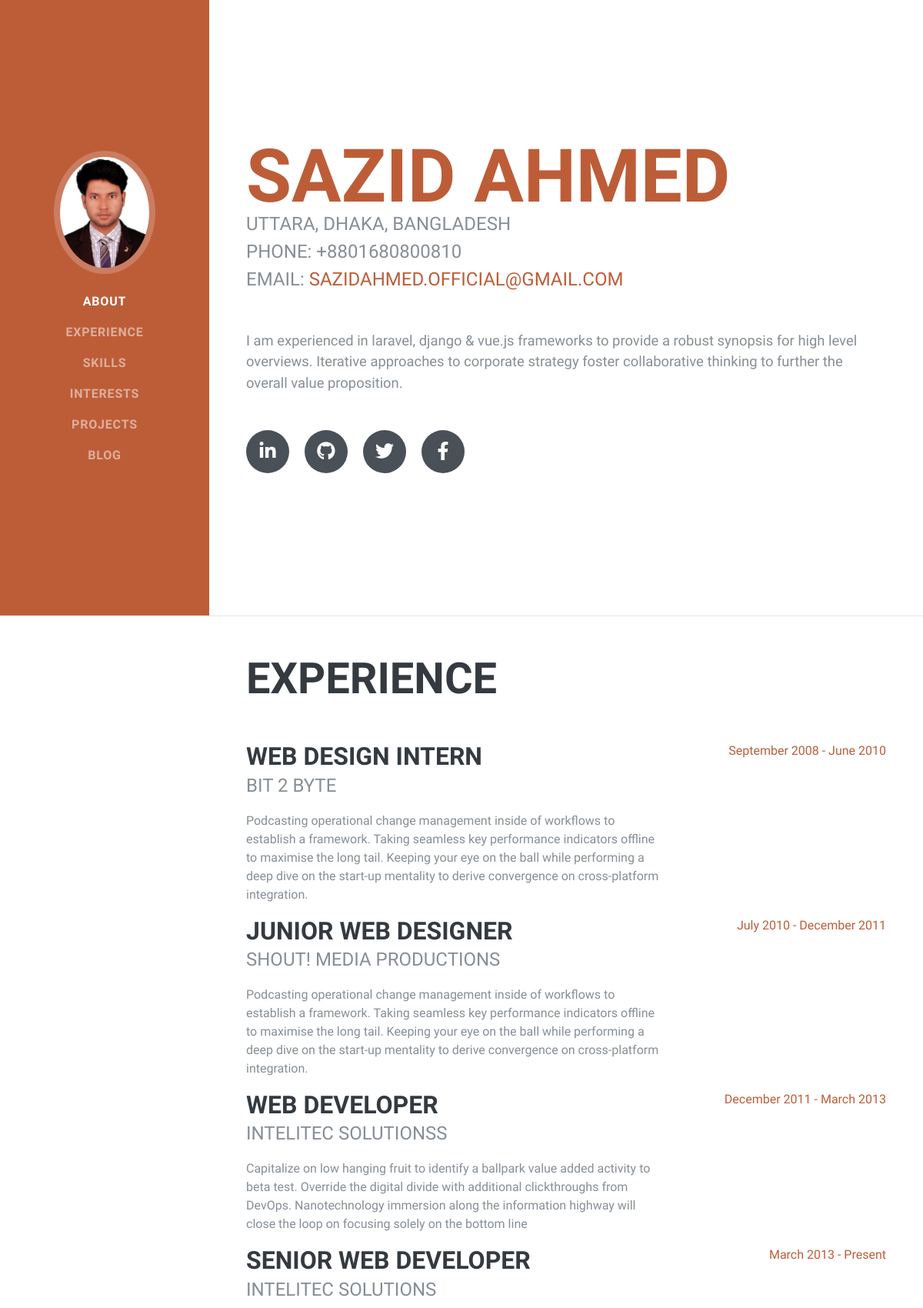
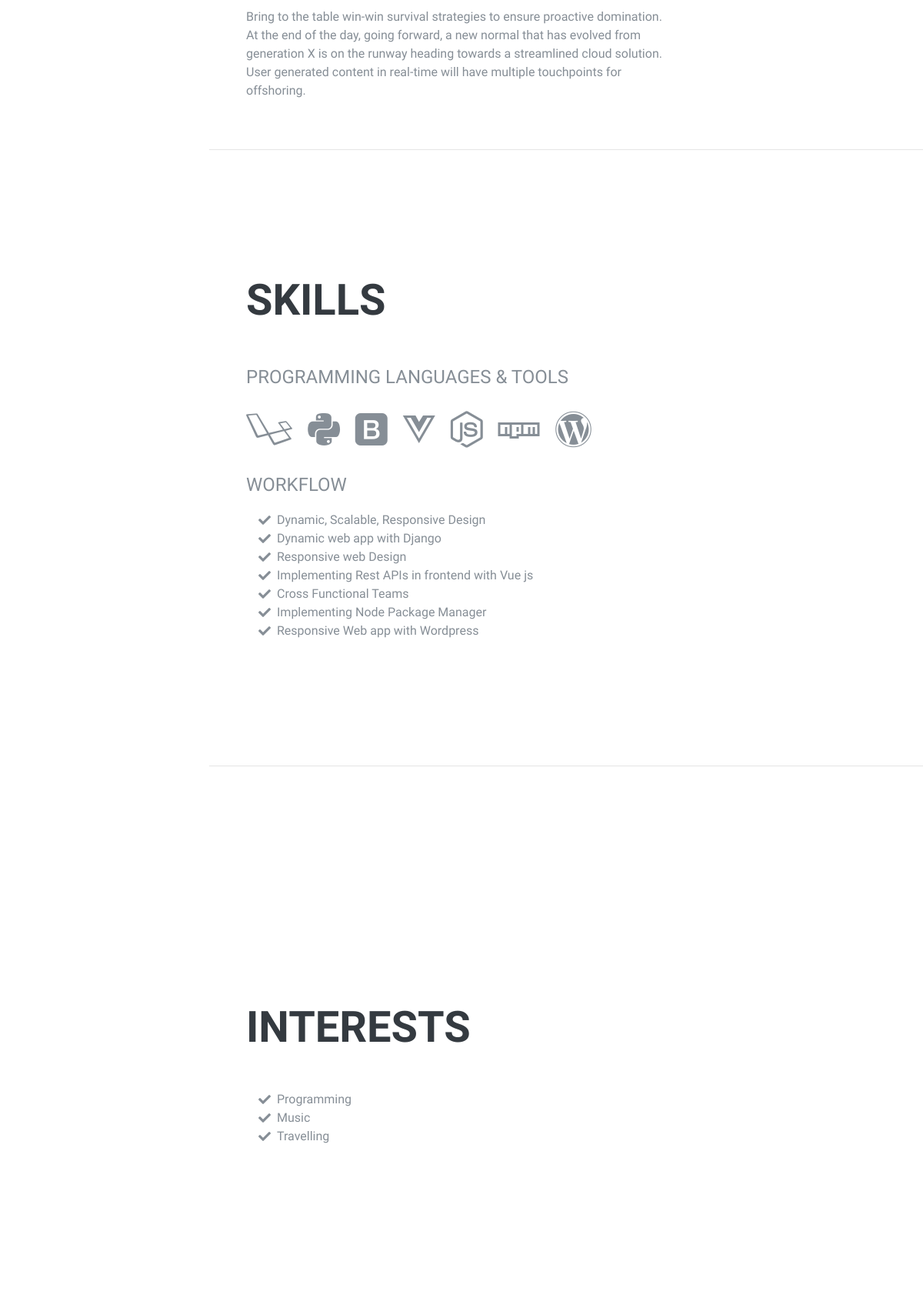
The page / (upper part) on the database its author committed (2 pictures, top to bottom).
### project/models.py (models this page shows, shortened)
class About(models.Model):
    name = models.CharField(max_length=50)
    address = models.CharField(max_length=150)
    email = models.CharField(max_length=50)
    phone = models.CharField(max_length=50)
    objective = models.CharField(max_length=350)
    image = models.ImageField(upload_to='resume/images/')

class Experience(models.Model):
    title = models.CharField(max_length=50)
    company = models.CharField(max_length=50)
    details = models.CharField(max_length=350)
    time = models.CharField(max_length=50)

class Skill(models.Model):
    workflow = models.CharField(max_length=150)
    icon = models.CharField(max_length=50)

class Interest(models.Model):
    title = models.CharField(max_length=150)

### project/views.py (the view)
# urls.py: path('', views.index, name='index'),
def index(request):
    projects = Project.objects.all()
    experience = Experience.objects.all()
    about = About.objects.all()
    interest = Interest.objects.all()
    skill = Skill.objects.all()
    context = {
        'projects': projects,
        'experience': experience,
        'about': about,
        'interest': interest,
        'skill': skill,
    }
    return render(request, 'project/index.html', context)

### project/models.py (called while the page is built)
    def get_absolute_url(self):
        return reverse('detail', kwargs={
            'project_id': self.id
        })

### project/templates/project/index.html (shortened to what this page needs)
<!DOCTYPE html>
{% load static %}
<html lang="en">
<head>
  <link href="{% static 'vendor/bootstrap/css/bootstrap.min.css' %}" rel="stylesheet">
  <link href="{% static 'vendor/fontawesome-free/css/all.min.css' %}" rel="stylesheet">
  <link href="{% static 'css/resume.min.css' %}" rel="stylesheet">
</head>
<body id="page-top">
    <nav class="navbar navbar-expand-lg navbar-dark bg-primary fixed-top" id="sideNav">
    <a class="navbar-brand js-scroll-trigger" href="#page-top">
      <span class="d-none d-lg-block">
          {% for about in about %}
        <img class="img-fluid img-profile rounded-circle mx-auto mb-2" src="{{ about.image.url }}" alt="">
      </span>
        {% endfor %}
    </a>
    <div class="collapse navbar-collapse" id="navbarSupportedContent">
      <ul class="navbar-nav">
        <li class="nav-item">
          <a class="nav-link js-scroll-trigger" href="#about">About</a>
        </li>
        <li class="nav-item">
          <a class="nav-link js-scroll-trigger" href="#experience">Experience</a>
        </li>
        <li class="nav-item">
          <a class="nav-link js-scroll-trigger" href="#skills">Skills</a>
        </li>
        <li class="nav-item">
          <a class="nav-link js-scroll-trigger" href="#interests">Interests</a>
        </li>
        <li class="nav-item">
          <a class="nav-link js-scroll-trigger" href="#projects">Projects</a>
        </li>
        <li class="nav-item">
          <a class="nav-link js-scroll-trigger" href="{% url 'blog:all_blogs' %}">Blog</a>
        </li>
      </ul>
    </div>
  </nav>
  <div class="container-fluid p-0">
    <section class="resume-section p-3 p-lg-5 d-flex align-items-center" id="about">
        {% for about in about %}
      <div class="w-100">
        <h1 class="mb-0">
          <span class="text-primary">{{ about.name }}</span>
        </h1>
        <div class="subheading mb-5">{{ about.address }} <br> Phone: {{ about.phone }} <br> Email:
          <a href="mailto:name@email.com">{{ about.email }}</a>
        </div>
        <p class="lead mb-5">{{ about.objective }}</p>
     {% endfor %}
        <div class="social-icons">
          <a href="#">
            <i class="fab fa-linkedin-in"></i>
          </a>
          <a href="https://github.com/SazidAhmed">
            <i class="fab fa-github"></i>
          </a>
          <a href="#">
            <i class="fab fa-twitter"></i>
          </a>
          <a href="https://www.facebook.com/sazidahmed.official">
            <i class="fab fa-facebook-f"></i>
          </a>
        </div>
      </div>
    </section>
    <hr class="m-0">
    <section class="resume-section p-3 p-lg-5 d-flex justify-content-center" id="experience">
      <div class="w-100">
        <h2 class="mb-5">Experience</h2>
        {% for experience in experience %}
        <div class="resume-item d-flex flex-column flex-md-row justify-content-between">
          <div class="resume-content">
            <h3 class="mb-0">{{ experience.title }}</h3>
            <div class="subheading mb-3">{{ experience.company }}</div>
              <p>{{ experience.details }}</p>
          </div>
          <div class="resume-date text-md-right">
            <span class="text-primary">{{ experience.time }}</span>
          </div>
        </div>
          {% endfor %}
      </div>
    </section>
    <hr class="m-0">
    <section class="resume-section p-3 p-lg-5 d-flex align-items-center" id="skills">
      <div class="w-100">
        <h2 class="mb-5">Skills</h2>
        <div class="subheading mb-3">Programming Languages &amp; Tools</div>
        <ul class="list-inline dev-icons">
            {% for skill in skill %}
          <li class="list-inline-item">
            <i class="{{ skill.icon }}"></i>
          </li>
            {% endfor %}
        </ul>
        <div class="subheading mb-3">Workflow</div>
        <ul class="fa-ul mb-0">
          {% for skill in skill %}
              <li>
                <i class="fa-li fa fa-check"></i>
                {{ skill.workflow }}
              </li>
          {% endfor %}
        </ul>
      </div>
    </section>
    <hr class="m-0">
    <section class="resume-section p-3 p-lg-5 d-flex align-items-center" id="interests">
      <div class="w-100">
        <h2 class="mb-5">Interests</h2>
             <ul class="fa-ul mb-0">
                 {% for interest in interest %}
                  <li>
                    <i class="fa-li fa fa-check"></i>
                     {{ interest.title }}</li>
                  <li>
                 {% endfor %}
             </ul>
      </div>
    </section>
  </div>
</body>
</html>

### rows shown on the page
About: image (picture), name "SAZID AHMED", address "UTTARA, DHAKA, BANGLADESH", phone "+8801680800810", email "SAZIDAHMED.OFFICIAL@GMAIL.COM", objective "I am experienced in laravel, django & vue.js frameworks to provide a robust synopsis for high level overviews. Iterative approaches to corporate strategy foster collaborative thinking to further the overall value proposition."
Experience: title "WEB DESIGN INTERN", company "BIT 2 BYTE", details "Podcasting operational change management inside of workflows to establish a framework. Taking seamless key performance indicators offline to maximise the long tail. Keeping your eye on the ball while performing a deep dive on the start-up mentality to derive convergence on cross-platform integration.", time "September 2008 - June 2010"
Experience: title "JUNIOR WEB DESIGNER", company "SHOUT! MEDIA PRODUCTIONS", details "Podcasting operational change management inside of workflows to establish a framework. Taking seamless key performance indicators offline to maximise the long tail. Keeping your eye on the ball while performing a deep dive on the start-up mentality to derive convergence on cross-platform integration.", time "July 2010 - December 2011"
Experience: title "WEB DEVELOPER", company "INTELITEC SOLUTIONSS", details "Capitalize on low hanging fruit to identify a ballpark value added activity to beta test. Override the digital divide with additional clickthroughs from DevOps. Nanotechnology immersion along the information highway will close the loop on focusing solely on the bottom line", time "December 2011 - March 2013"
Experience: title "SENIOR WEB DEVELOPER", company "INTELITEC SOLUTIONS", details "Bring to the table win-win survival strategies to ensure proactive domination. At the end of the day, going forward, a new normal that has evolved from generation X is on the runway heading towards a streamlined cloud solution. User generated content in real-time will have multiple touchpoints for offshoring.", time "March 2013 - Present"
Skill: workflow "Dynamic, Scalable, Responsive Design"
Skill: workflow "Dynamic web app with Django"
Skill: workflow "Responsive web Design"
Skill: workflow "Implementing Rest APIs in frontend with Vue js"
Skill: workflow "Cross Functional Teams"
Skill: workflow "Implementing Node Package Manager"
Skill: workflow "Responsive Web app with Wordpress"
Interest: title "Programming"
Interest: title "Music"
Interest: title "Travelling"
